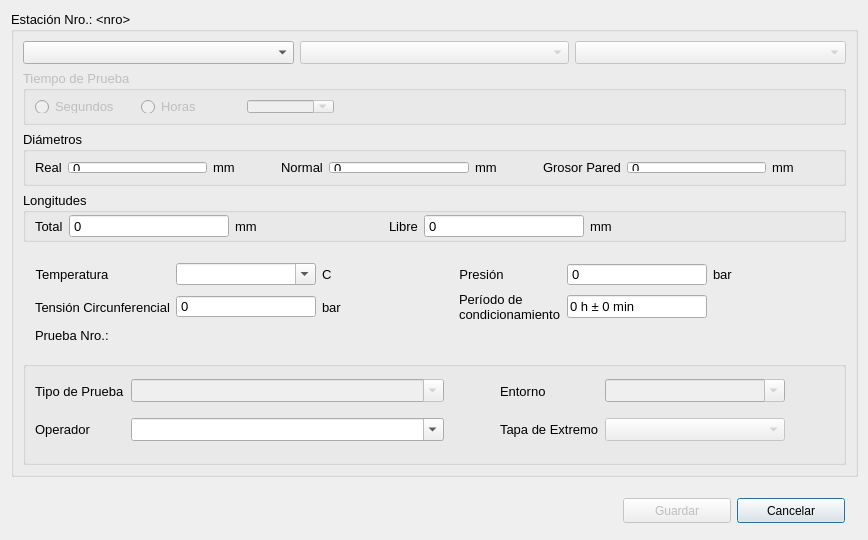
<?xml version="1.0" encoding="UTF-8"?>
<ui version="4.0">
 <class>SetStation</class>
 <widget class="QDialog" name="SetStation">
  <property name="windowModality">
   <enum>Qt::WindowModality::ApplicationModal</enum>
  </property>
  <property name="geometry">
   <rect>
    <x>0</x>
    <y>0</y>
    <width>868</width>
    <height>540</height>
   </rect>
  </property>
  <property name="minimumSize">
   <size>
    <width>868</width>
    <height>540</height>
   </size>
  </property>
  <property name="maximumSize">
   <size>
    <width>868</width>
    <height>540</height>
   </size>
  </property>
  <property name="windowTitle">
   <string>Configuración de Estación</string>
  </property>
  <property name="windowIcon">
   <iconset theme="applications-utilities" resource="../Icons.qrc">
    <normaloff>:/icon/logo</normaloff>:/icon/logo</iconset>
  </property>
  <property name="modal">
   <bool>true</bool>
  </property>
  <layout class="QGridLayout" name="gridLayout">
   <item row="0" column="0">
    <widget class="QGroupBox" name="gpParameters">
     <property name="sizePolicy">
      <sizepolicy hsizetype="Preferred" vsizetype="Preferred">
       <horstretch>0</horstretch>
       <verstretch>0</verstretch>
      </sizepolicy>
     </property>
     <property name="minimumSize">
      <size>
       <width>847</width>
       <height>460</height>
      </size>
     </property>
     <property name="maximumSize">
      <size>
       <width>1062</width>
       <height>466</height>
      </size>
     </property>
     <property name="font">
      <font>
       <pointsize>10</pointsize>
      </font>
     </property>
     <property name="styleSheet">
      <string notr="true"/>
     </property>
     <property name="title">
      <string>Estación Nro.: &lt;nro&gt;</string>
     </property>
     <layout class="QGridLayout" name="gridLayout_2">
      <item row="3" column="0" colspan="3">
       <widget class="QGroupBox" name="gpLengths">
        <property name="sizePolicy">
         <sizepolicy hsizetype="Preferred" vsizetype="Fixed">
          <horstretch>0</horstretch>
          <verstretch>0</verstretch>
         </sizepolicy>
        </property>
        <property name="maximumSize">
         <size>
          <width>16777215</width>
          <height>55</height>
         </size>
        </property>
        <property name="font">
         <font>
          <pointsize>10</pointsize>
         </font>
        </property>
        <property name="title">
         <string>Longitudes</string>
        </property>
        <layout class="QHBoxLayout" name="horizontalLayout_4">
         <property name="spacing">
          <number>6</number>
         </property>
         <property name="topMargin">
          <number>0</number>
         </property>
         <property name="bottomMargin">
          <number>0</number>
         </property>
         <item>
          <widget class="QLabel" name="lblLenTotal">
           <property name="sizePolicy">
            <sizepolicy hsizetype="Fixed" vsizetype="Preferred">
             <horstretch>0</horstretch>
             <verstretch>0</verstretch>
            </sizepolicy>
           </property>
           <property name="text">
            <string>Total</string>
           </property>
          </widget>
         </item>
         <item>
          <widget class="QSpinBox" name="inputLenTotal">
           <property name="sizePolicy">
            <sizepolicy hsizetype="Fixed" vsizetype="Fixed">
             <horstretch>0</horstretch>
             <verstretch>0</verstretch>
            </sizepolicy>
           </property>
           <property name="minimumSize">
            <size>
             <width>160</width>
             <height>0</height>
            </size>
           </property>
           <property name="buttonSymbols">
            <enum>QAbstractSpinBox::ButtonSymbols::NoButtons</enum>
           </property>
           <property name="maximum">
            <number>5000</number>
           </property>
          </widget>
         </item>
         <item>
          <widget class="QLabel" name="lblTypeLength_4">
           <property name="sizePolicy">
            <sizepolicy hsizetype="Fixed" vsizetype="Preferred">
             <horstretch>0</horstretch>
             <verstretch>0</verstretch>
            </sizepolicy>
           </property>
           <property name="text">
            <string>mm</string>
           </property>
          </widget>
         </item>
         <item>
          <spacer name="horizontalSpacer_3">
           <property name="orientation">
            <enum>Qt::Orientation::Horizontal</enum>
           </property>
           <property name="sizeType">
            <enum>QSizePolicy::Policy::Preferred</enum>
           </property>
           <property name="sizeHint" stdset="0">
            <size>
             <width>130</width>
             <height>20</height>
            </size>
           </property>
          </spacer>
         </item>
         <item>
          <widget class="QLabel" name="lblLenFree">
           <property name="sizePolicy">
            <sizepolicy hsizetype="Fixed" vsizetype="Preferred">
             <horstretch>0</horstretch>
             <verstretch>0</verstretch>
            </sizepolicy>
           </property>
           <property name="text">
            <string>Libre</string>
           </property>
          </widget>
         </item>
         <item>
          <widget class="QSpinBox" name="inputLenFree">
           <property name="sizePolicy">
            <sizepolicy hsizetype="Fixed" vsizetype="Fixed">
             <horstretch>0</horstretch>
             <verstretch>0</verstretch>
            </sizepolicy>
           </property>
           <property name="minimumSize">
            <size>
             <width>160</width>
             <height>0</height>
            </size>
           </property>
           <property name="buttonSymbols">
            <enum>QAbstractSpinBox::ButtonSymbols::NoButtons</enum>
           </property>
           <property name="maximum">
            <number>5000</number>
           </property>
          </widget>
         </item>
         <item>
          <widget class="QLabel" name="lblTypeLength_5">
           <property name="sizePolicy">
            <sizepolicy hsizetype="Fixed" vsizetype="Preferred">
             <horstretch>0</horstretch>
             <verstretch>0</verstretch>
            </sizepolicy>
           </property>
           <property name="text">
            <string>mm</string>
           </property>
          </widget>
         </item>
         <item>
          <spacer name="horizontalSpacer_4">
           <property name="orientation">
            <enum>Qt::Orientation::Horizontal</enum>
           </property>
           <property name="sizeType">
            <enum>QSizePolicy::Policy::Preferred</enum>
           </property>
           <property name="sizeHint" stdset="0">
            <size>
             <width>225</width>
             <height>20</height>
            </size>
           </property>
          </spacer>
         </item>
        </layout>
       </widget>
      </item>
      <item row="4" column="0" colspan="3">
       <widget class="QGroupBox" name="gpOthers">
        <property name="sizePolicy">
         <sizepolicy hsizetype="Preferred" vsizetype="Fixed">
          <horstretch>0</horstretch>
          <verstretch>0</verstretch>
         </sizepolicy>
        </property>
        <property name="font">
         <font>
          <pointsize>10</pointsize>
         </font>
        </property>
        <property name="styleSheet">
         <string notr="true">#gpOthers {
	border: 0px
}</string>
        </property>
        <property name="title">
         <string/>
        </property>
        <property name="flat">
         <bool>true</bool>
        </property>
        <property name="checkable">
         <bool>false</bool>
        </property>
        <layout class="QGridLayout" name="gridLayout_3">
         <property name="verticalSpacing">
          <number>6</number>
         </property>
         <item row="0" column="6">
          <widget class="QLabel" name="lblTypePressure_2">
           <property name="sizePolicy">
            <sizepolicy hsizetype="Fixed" vsizetype="Preferred">
             <horstretch>0</horstretch>
             <verstretch>0</verstretch>
            </sizepolicy>
           </property>
           <property name="font">
            <font>
             <pointsize>10</pointsize>
            </font>
           </property>
           <property name="text">
            <string>bar</string>
           </property>
          </widget>
         </item>
         <item row="1" column="6">
          <widget class="QLabel" name="label_6">
           <property name="text">
            <string/>
           </property>
          </widget>
         </item>
         <item row="1" column="5">
          <widget class="QLineEdit" name="txtCondPeriod">
           <property name="enabled">
            <bool>true</bool>
           </property>
           <property name="minimumSize">
            <size>
             <width>80</width>
             <height>0</height>
            </size>
           </property>
           <property name="font">
            <font>
             <pointsize>10</pointsize>
            </font>
           </property>
           <property name="text">
            <string>0 h ± 0 min</string>
           </property>
           <property name="maxLength">
            <number>40</number>
           </property>
           <property name="readOnly">
            <bool>false</bool>
           </property>
           <property name="placeholderText">
            <string/>
           </property>
          </widget>
         </item>
         <item row="0" column="4">
          <widget class="QLabel" name="lblPressure">
           <property name="sizePolicy">
            <sizepolicy hsizetype="Fixed" vsizetype="Preferred">
             <horstretch>0</horstretch>
             <verstretch>0</verstretch>
            </sizepolicy>
           </property>
           <property name="font">
            <font>
             <pointsize>10</pointsize>
            </font>
           </property>
           <property name="text">
            <string>Presión</string>
           </property>
           <property name="alignment">
            <set>Qt::AlignmentFlag::AlignCenter</set>
           </property>
          </widget>
         </item>
         <item row="1" column="1">
          <widget class="QSpinBox" name="inputHoopStress">
           <property name="enabled">
            <bool>true</bool>
           </property>
           <property name="font">
            <font>
             <pointsize>10</pointsize>
            </font>
           </property>
           <property name="readOnly">
            <bool>true</bool>
           </property>
           <property name="buttonSymbols">
            <enum>QAbstractSpinBox::ButtonSymbols::NoButtons</enum>
           </property>
           <property name="keyboardTracking">
            <bool>false</bool>
           </property>
           <property name="maximum">
            <number>100000</number>
           </property>
          </widget>
         </item>
         <item row="0" column="1">
          <widget class="QComboBox" name="cbTemp">
           <property name="minimumSize">
            <size>
             <width>140</width>
             <height>0</height>
            </size>
           </property>
           <property name="editable">
            <bool>true</bool>
           </property>
           <property name="frame">
            <bool>true</bool>
           </property>
          </widget>
         </item>
         <item row="0" column="2">
          <widget class="QLabel" name="lblTypeTemp">
           <property name="sizePolicy">
            <sizepolicy hsizetype="Fixed" vsizetype="Preferred">
             <horstretch>0</horstretch>
             <verstretch>0</verstretch>
            </sizepolicy>
           </property>
           <property name="font">
            <font>
             <pointsize>10</pointsize>
            </font>
           </property>
           <property name="text">
            <string>C</string>
           </property>
          </widget>
         </item>
         <item row="0" column="5">
          <widget class="QSpinBox" name="inputPressure">
           <property name="minimumSize">
            <size>
             <width>140</width>
             <height>0</height>
            </size>
           </property>
           <property name="font">
            <font>
             <pointsize>10</pointsize>
            </font>
           </property>
           <property name="buttonSymbols">
            <enum>QAbstractSpinBox::ButtonSymbols::NoButtons</enum>
           </property>
           <property name="maximum">
            <number>60</number>
           </property>
          </widget>
         </item>
         <item row="1" column="0">
          <widget class="QLabel" name="lblHoopStress">
           <property name="sizePolicy">
            <sizepolicy hsizetype="Fixed" vsizetype="Preferred">
             <horstretch>0</horstretch>
             <verstretch>0</verstretch>
            </sizepolicy>
           </property>
           <property name="font">
            <font>
             <pointsize>10</pointsize>
            </font>
           </property>
           <property name="frameShadow">
            <enum>QFrame::Shadow::Plain</enum>
           </property>
           <property name="text">
            <string>Tensión Circunferencial</string>
           </property>
           <property name="scaledContents">
            <bool>false</bool>
           </property>
           <property name="wordWrap">
            <bool>true</bool>
           </property>
          </widget>
         </item>
         <item row="0" column="0">
          <widget class="QLabel" name="lblTemp">
           <property name="sizePolicy">
            <sizepolicy hsizetype="Fixed" vsizetype="Preferred">
             <horstretch>0</horstretch>
             <verstretch>0</verstretch>
            </sizepolicy>
           </property>
           <property name="font">
            <font>
             <pointsize>10</pointsize>
            </font>
           </property>
           <property name="text">
            <string>Temperatura</string>
           </property>
           <property name="alignment">
            <set>Qt::AlignmentFlag::AlignCenter</set>
           </property>
          </widget>
         </item>
         <item row="1" column="2">
          <widget class="QLabel" name="lblTypePressure_1">
           <property name="sizePolicy">
            <sizepolicy hsizetype="Fixed" vsizetype="Preferred">
             <horstretch>0</horstretch>
             <verstretch>0</verstretch>
            </sizepolicy>
           </property>
           <property name="font">
            <font>
             <pointsize>10</pointsize>
            </font>
           </property>
           <property name="text">
            <string>bar</string>
           </property>
          </widget>
         </item>
         <item row="0" column="3" rowspan="3">
          <spacer name="horizontalSpacer">
           <property name="orientation">
            <enum>Qt::Orientation::Horizontal</enum>
           </property>
           <property name="sizeType">
            <enum>QSizePolicy::Policy::Preferred</enum>
           </property>
           <property name="sizeHint" stdset="0">
            <size>
             <width>211</width>
             <height>20</height>
            </size>
           </property>
          </spacer>
         </item>
         <item row="0" column="7" rowspan="3">
          <spacer name="horizontalSpacer_2">
           <property name="orientation">
            <enum>Qt::Orientation::Horizontal</enum>
           </property>
           <property name="sizeType">
            <enum>QSizePolicy::Policy::Preferred</enum>
           </property>
           <property name="sizeHint" stdset="0">
            <size>
             <width>200</width>
             <height>20</height>
            </size>
           </property>
          </spacer>
         </item>
         <item row="1" column="4">
          <widget class="QLabel" name="lblConditionalPeriod">
           <property name="enabled">
            <bool>true</bool>
           </property>
           <property name="sizePolicy">
            <sizepolicy hsizetype="Fixed" vsizetype="Preferred">
             <horstretch>0</horstretch>
             <verstretch>0</verstretch>
            </sizepolicy>
           </property>
           <property name="font">
            <font>
             <pointsize>10</pointsize>
            </font>
           </property>
           <property name="frameShadow">
            <enum>QFrame::Shadow::Plain</enum>
           </property>
           <property name="text">
            <string>Período de condicionamiento</string>
           </property>
           <property name="scaledContents">
            <bool>false</bool>
           </property>
           <property name="alignment">
            <set>Qt::AlignmentFlag::AlignLeading|Qt::AlignmentFlag::AlignLeft|Qt::AlignmentFlag::AlignVCenter</set>
           </property>
           <property name="wordWrap">
            <bool>true</bool>
           </property>
          </widget>
         </item>
         <item row="2" column="0">
          <widget class="QLabel" name="lblSpecimen">
           <property name="sizePolicy">
            <sizepolicy hsizetype="Fixed" vsizetype="Fixed">
             <horstretch>0</horstretch>
             <verstretch>0</verstretch>
            </sizepolicy>
           </property>
           <property name="maximumSize">
            <size>
             <width>16777215</width>
             <height>30</height>
            </size>
           </property>
           <property name="font">
            <font>
             <pointsize>10</pointsize>
            </font>
           </property>
           <property name="text">
            <string>Prueba Nro.: &lt;nro&gt;</string>
           </property>
          </widget>
         </item>
        </layout>
       </widget>
      </item>
      <item row="0" column="0">
       <widget class="QComboBox" name="cbStandard">
        <property name="whatsThis">
         <string>&lt;html&gt;&lt;head/&gt;&lt;body&gt;&lt;p&gt;Selección del Standard&lt;/p&gt;&lt;/body&gt;&lt;/html&gt;</string>
        </property>
        <property name="placeholderText">
         <string>Standard</string>
        </property>
       </widget>
      </item>
      <item row="1" column="0" colspan="3">
       <widget class="QGroupBox" name="gpTestTime">
        <property name="enabled">
         <bool>false</bool>
        </property>
        <property name="sizePolicy">
         <sizepolicy hsizetype="Preferred" vsizetype="Fixed">
          <horstretch>0</horstretch>
          <verstretch>0</verstretch>
         </sizepolicy>
        </property>
        <property name="maximumSize">
         <size>
          <width>16777215</width>
          <height>55</height>
         </size>
        </property>
        <property name="font">
         <font>
          <pointsize>10</pointsize>
         </font>
        </property>
        <property name="styleSheet">
         <string notr="true"/>
        </property>
        <property name="title">
         <string>Tiempo de Prueba</string>
        </property>
        <layout class="QHBoxLayout" name="horizontalLayout_2">
         <item>
          <widget class="QRadioButton" name="radSeconds">
           <property name="sizePolicy">
            <sizepolicy hsizetype="Fixed" vsizetype="Fixed">
             <horstretch>0</horstretch>
             <verstretch>0</verstretch>
            </sizepolicy>
           </property>
           <property name="minimumSize">
            <size>
             <width>100</width>
             <height>0</height>
            </size>
           </property>
           <property name="text">
            <string>Segundos</string>
           </property>
          </widget>
         </item>
         <item>
          <widget class="QRadioButton" name="radHours">
           <property name="sizePolicy">
            <sizepolicy hsizetype="Fixed" vsizetype="Fixed">
             <horstretch>0</horstretch>
             <verstretch>0</verstretch>
            </sizepolicy>
           </property>
           <property name="minimumSize">
            <size>
             <width>100</width>
             <height>0</height>
            </size>
           </property>
           <property name="text">
            <string>Horas</string>
           </property>
          </widget>
         </item>
         <item>
          <widget class="QComboBox" name="cbBoxTestTime">
           <property name="editable">
            <bool>true</bool>
           </property>
           <property name="frame">
            <bool>true</bool>
           </property>
          </widget>
         </item>
         <item>
          <spacer name="horizontalSpacer_8">
           <property name="orientation">
            <enum>Qt::Orientation::Horizontal</enum>
           </property>
           <property name="sizeType">
            <enum>QSizePolicy::Policy::Fixed</enum>
           </property>
           <property name="sizeHint" stdset="0">
            <size>
             <width>500</width>
             <height>20</height>
            </size>
           </property>
          </spacer>
         </item>
        </layout>
       </widget>
      </item>
      <item row="2" column="0" colspan="3">
       <widget class="QGroupBox" name="groupBox_2">
        <property name="sizePolicy">
         <sizepolicy hsizetype="Preferred" vsizetype="Fixed">
          <horstretch>0</horstretch>
          <verstretch>0</verstretch>
         </sizepolicy>
        </property>
        <property name="maximumSize">
         <size>
          <width>16777215</width>
          <height>55</height>
         </size>
        </property>
        <property name="font">
         <font>
          <pointsize>10</pointsize>
         </font>
        </property>
        <property name="title">
         <string>Diámetros</string>
        </property>
        <layout class="QHBoxLayout" name="horizontalLayout_3">
         <item>
          <widget class="QLabel" name="lblDiamExt">
           <property name="sizePolicy">
            <sizepolicy hsizetype="Fixed" vsizetype="Preferred">
             <horstretch>0</horstretch>
             <verstretch>0</verstretch>
            </sizepolicy>
           </property>
           <property name="text">
            <string>Real</string>
           </property>
          </widget>
         </item>
         <item>
          <widget class="QSpinBox" name="inputDiamReal">
           <property name="sizePolicy">
            <sizepolicy hsizetype="Minimum" vsizetype="Fixed">
             <horstretch>0</horstretch>
             <verstretch>0</verstretch>
            </sizepolicy>
           </property>
           <property name="minimumSize">
            <size>
             <width>80</width>
             <height>0</height>
            </size>
           </property>
           <property name="buttonSymbols">
            <enum>QAbstractSpinBox::ButtonSymbols::NoButtons</enum>
           </property>
           <property name="maximum">
            <number>5000</number>
           </property>
          </widget>
         </item>
         <item>
          <widget class="QLabel" name="lblTypeLength_1">
           <property name="sizePolicy">
            <sizepolicy hsizetype="Fixed" vsizetype="Preferred">
             <horstretch>0</horstretch>
             <verstretch>0</verstretch>
            </sizepolicy>
           </property>
           <property name="text">
            <string>mm</string>
           </property>
          </widget>
         </item>
         <item>
          <spacer name="horizontalSpacer_5">
           <property name="orientation">
            <enum>Qt::Orientation::Horizontal</enum>
           </property>
           <property name="sizeType">
            <enum>QSizePolicy::Policy::Preferred</enum>
           </property>
           <property name="sizeHint" stdset="0">
            <size>
             <width>40</width>
             <height>20</height>
            </size>
           </property>
          </spacer>
         </item>
         <item>
          <widget class="QLabel" name="lblDiamInt">
           <property name="sizePolicy">
            <sizepolicy hsizetype="Fixed" vsizetype="Preferred">
             <horstretch>0</horstretch>
             <verstretch>0</verstretch>
            </sizepolicy>
           </property>
           <property name="text">
            <string>Normal</string>
           </property>
          </widget>
         </item>
         <item>
          <widget class="QSpinBox" name="inputDiamNormal">
           <property name="minimumSize">
            <size>
             <width>80</width>
             <height>0</height>
            </size>
           </property>
           <property name="buttonSymbols">
            <enum>QAbstractSpinBox::ButtonSymbols::NoButtons</enum>
           </property>
           <property name="maximum">
            <number>5000</number>
           </property>
          </widget>
         </item>
         <item>
          <widget class="QLabel" name="lblTypeLength_2">
           <property name="sizePolicy">
            <sizepolicy hsizetype="Fixed" vsizetype="Preferred">
             <horstretch>0</horstretch>
             <verstretch>0</verstretch>
            </sizepolicy>
           </property>
           <property name="text">
            <string>mm</string>
           </property>
          </widget>
         </item>
         <item>
          <spacer name="horizontalSpacer_6">
           <property name="orientation">
            <enum>Qt::Orientation::Horizontal</enum>
           </property>
           <property name="sizeType">
            <enum>QSizePolicy::Policy::Preferred</enum>
           </property>
           <property name="sizeHint" stdset="0">
            <size>
             <width>40</width>
             <height>20</height>
            </size>
           </property>
          </spacer>
         </item>
         <item>
          <widget class="QLabel" name="lblWallThickness">
           <property name="sizePolicy">
            <sizepolicy hsizetype="Fixed" vsizetype="Preferred">
             <horstretch>0</horstretch>
             <verstretch>0</verstretch>
            </sizepolicy>
           </property>
           <property name="text">
            <string>Grosor Pared</string>
           </property>
          </widget>
         </item>
         <item>
          <widget class="QSpinBox" name="inputWallThickness">
           <property name="minimumSize">
            <size>
             <width>80</width>
             <height>0</height>
            </size>
           </property>
           <property name="buttonSymbols">
            <enum>QAbstractSpinBox::ButtonSymbols::NoButtons</enum>
           </property>
           <property name="maximum">
            <number>5000</number>
           </property>
          </widget>
         </item>
         <item>
          <widget class="QLabel" name="lblTypeLength_3">
           <property name="sizePolicy">
            <sizepolicy hsizetype="Fixed" vsizetype="Preferred">
             <horstretch>0</horstretch>
             <verstretch>0</verstretch>
            </sizepolicy>
           </property>
           <property name="text">
            <string>mm</string>
           </property>
          </widget>
         </item>
         <item>
          <spacer name="horizontalSpacer_7">
           <property name="orientation">
            <enum>Qt::Orientation::Horizontal</enum>
           </property>
           <property name="sizeType">
            <enum>QSizePolicy::Policy::Preferred</enum>
           </property>
           <property name="sizeHint" stdset="0">
            <size>
             <width>40</width>
             <height>20</height>
            </size>
           </property>
          </spacer>
         </item>
        </layout>
       </widget>
      </item>
      <item row="0" column="2">
       <widget class="QComboBox" name="cbSpecification">
        <property name="enabled">
         <bool>false</bool>
        </property>
        <property name="whatsThis">
         <string>&lt;html&gt;&lt;head/&gt;&lt;body&gt;&lt;p&gt;Selección de la Especificación&lt;/p&gt;&lt;/body&gt;&lt;/html&gt;</string>
        </property>
        <property name="placeholderText">
         <string>Especificación</string>
        </property>
       </widget>
      </item>
      <item row="0" column="1">
       <widget class="QComboBox" name="cbMaterial">
        <property name="enabled">
         <bool>false</bool>
        </property>
        <property name="whatsThis">
         <string>&lt;html&gt;&lt;head/&gt;&lt;body&gt;&lt;p&gt;Selección del Material&lt;/p&gt;&lt;/body&gt;&lt;/html&gt;</string>
        </property>
        <property name="placeholderText">
         <string>Material</string>
        </property>
       </widget>
      </item>
      <item row="5" column="0" colspan="3">
       <widget class="QGroupBox" name="groupBox">
        <property name="sizePolicy">
         <sizepolicy hsizetype="Preferred" vsizetype="Fixed">
          <horstretch>0</horstretch>
          <verstretch>0</verstretch>
         </sizepolicy>
        </property>
        <property name="title">
         <string/>
        </property>
        <layout class="QGridLayout" name="gridLayout_5">
         <item row="0" column="2" rowspan="4">
          <spacer name="horizontalSpacer_10">
           <property name="orientation">
            <enum>Qt::Orientation::Horizontal</enum>
           </property>
           <property name="sizeType">
            <enum>QSizePolicy::Policy::Fixed</enum>
           </property>
           <property name="sizeHint" stdset="0">
            <size>
             <width>50</width>
             <height>20</height>
            </size>
           </property>
          </spacer>
         </item>
         <item row="0" column="5" rowspan="5">
          <spacer name="horizontalSpacer_11">
           <property name="orientation">
            <enum>Qt::Orientation::Horizontal</enum>
           </property>
           <property name="sizeType">
            <enum>QSizePolicy::Policy::Fixed</enum>
           </property>
           <property name="sizeHint" stdset="0">
            <size>
             <width>49</width>
             <height>20</height>
            </size>
           </property>
          </spacer>
         </item>
         <item row="0" column="3">
          <widget class="QLabel" name="lblEnviroment">
           <property name="sizePolicy">
            <sizepolicy hsizetype="Fixed" vsizetype="Preferred">
             <horstretch>0</horstretch>
             <verstretch>0</verstretch>
            </sizepolicy>
           </property>
           <property name="text">
            <string>Entorno</string>
           </property>
          </widget>
         </item>
         <item row="2" column="3">
          <widget class="QLabel" name="lblEndCap">
           <property name="font">
            <font>
             <pointsize>10</pointsize>
            </font>
           </property>
           <property name="text">
            <string>Tapa de Extremo</string>
           </property>
          </widget>
         </item>
         <item row="0" column="4">
          <widget class="QComboBox" name="cbBoxEnviroment">
           <property name="enabled">
            <bool>false</bool>
           </property>
           <property name="sizePolicy">
            <sizepolicy hsizetype="Fixed" vsizetype="Fixed">
             <horstretch>0</horstretch>
             <verstretch>0</verstretch>
            </sizepolicy>
           </property>
           <property name="minimumSize">
            <size>
             <width>180</width>
             <height>0</height>
            </size>
           </property>
           <property name="editable">
            <bool>true</bool>
           </property>
          </widget>
         </item>
         <item row="2" column="4">
          <widget class="QComboBox" name="cbBoxEndCap">
           <property name="enabled">
            <bool>false</bool>
           </property>
           <property name="sizePolicy">
            <sizepolicy hsizetype="Fixed" vsizetype="Fixed">
             <horstretch>0</horstretch>
             <verstretch>0</verstretch>
            </sizepolicy>
           </property>
           <property name="minimumSize">
            <size>
             <width>180</width>
             <height>0</height>
            </size>
           </property>
           <property name="font">
            <font>
             <pointsize>10</pointsize>
            </font>
           </property>
          </widget>
         </item>
         <item row="0" column="0">
          <widget class="QLabel" name="lblTypeTest">
           <property name="sizePolicy">
            <sizepolicy hsizetype="Fixed" vsizetype="Minimum">
             <horstretch>0</horstretch>
             <verstretch>0</verstretch>
            </sizepolicy>
           </property>
           <property name="minimumSize">
            <size>
             <width>39</width>
             <height>30</height>
            </size>
           </property>
           <property name="text">
            <string>Tipo de Prueba</string>
           </property>
          </widget>
         </item>
         <item row="0" column="1">
          <widget class="QComboBox" name="cbBoxTestType">
           <property name="enabled">
            <bool>false</bool>
           </property>
           <property name="minimumSize">
            <size>
             <width>190</width>
             <height>0</height>
            </size>
           </property>
           <property name="font">
            <font>
             <pointsize>10</pointsize>
            </font>
           </property>
           <property name="editable">
            <bool>true</bool>
           </property>
           <property name="sizeAdjustPolicy">
            <enum>QComboBox::SizeAdjustPolicy::AdjustToContentsOnFirstShow</enum>
           </property>
           <property name="frame">
            <bool>true</bool>
           </property>
          </widget>
         </item>
         <item row="2" column="0">
          <widget class="QLabel" name="lblOperator">
           <property name="sizePolicy">
            <sizepolicy hsizetype="Fixed" vsizetype="Fixed">
             <horstretch>0</horstretch>
             <verstretch>0</verstretch>
            </sizepolicy>
           </property>
           <property name="text">
            <string>Operador</string>
           </property>
          </widget>
         </item>
         <item row="2" column="1">
          <widget class="QComboBox" name="cbBoxOperator">
           <property name="sizePolicy">
            <sizepolicy hsizetype="Minimum" vsizetype="Fixed">
             <horstretch>0</horstretch>
             <verstretch>0</verstretch>
            </sizepolicy>
           </property>
           <property name="minimumSize">
            <size>
             <width>190</width>
             <height>0</height>
            </size>
           </property>
           <property name="editable">
            <bool>true</bool>
           </property>
           <property name="sizeAdjustPolicy">
            <enum>QComboBox::SizeAdjustPolicy::AdjustToContentsOnFirstShow</enum>
           </property>
          </widget>
         </item>
        </layout>
       </widget>
      </item>
     </layout>
    </widget>
   </item>
   <item row="1" column="0">
    <widget class="QGroupBox" name="gbDialogButtons">
     <property name="sizePolicy">
      <sizepolicy hsizetype="Preferred" vsizetype="Fixed">
       <horstretch>0</horstretch>
       <verstretch>0</verstretch>
      </sizepolicy>
     </property>
     <property name="maximumSize">
      <size>
       <width>16777215</width>
       <height>45</height>
      </size>
     </property>
     <property name="styleSheet">
      <string notr="true">#gbDialogButtons {
	border: none ;
}</string>
     </property>
     <property name="title">
      <string/>
     </property>
     <property name="alignment">
      <set>Qt::AlignmentFlag::AlignJustify|Qt::AlignmentFlag::AlignTop</set>
     </property>
     <property name="checkable">
      <bool>false</bool>
     </property>
     <layout class="QGridLayout" name="gridLayout_4">
      <item row="0" column="2">
       <widget class="QPushButton" name="btnCancel">
        <property name="sizePolicy">
         <sizepolicy hsizetype="Fixed" vsizetype="Fixed">
          <horstretch>0</horstretch>
          <verstretch>0</verstretch>
         </sizepolicy>
        </property>
        <property name="minimumSize">
         <size>
          <width>0</width>
          <height>25</height>
         </size>
        </property>
        <property name="maximumSize">
         <size>
          <width>110</width>
          <height>50</height>
         </size>
        </property>
        <property name="text">
         <string>Cancelar</string>
        </property>
        <property name="autoExclusive">
         <bool>false</bool>
        </property>
       </widget>
      </item>
      <item row="0" column="1">
       <widget class="QPushButton" name="btnSave">
        <property name="enabled">
         <bool>false</bool>
        </property>
        <property name="sizePolicy">
         <sizepolicy hsizetype="Fixed" vsizetype="Fixed">
          <horstretch>0</horstretch>
          <verstretch>0</verstretch>
         </sizepolicy>
        </property>
        <property name="minimumSize">
         <size>
          <width>0</width>
          <height>25</height>
         </size>
        </property>
        <property name="maximumSize">
         <size>
          <width>110</width>
          <height>50</height>
         </size>
        </property>
        <property name="text">
         <string>Guardar</string>
        </property>
       </widget>
      </item>
      <item row="0" column="0">
       <spacer name="horizontalSpacer_9">
        <property name="orientation">
         <enum>Qt::Orientation::Horizontal</enum>
        </property>
        <property name="sizeType">
         <enum>QSizePolicy::Policy::Fixed</enum>
        </property>
        <property name="sizeHint" stdset="0">
         <size>
          <width>600</width>
          <height>20</height>
         </size>
        </property>
       </spacer>
      </item>
     </layout>
    </widget>
   </item>
  </layout>
 </widget>
 <tabstops>
  <tabstop>cbStandard</tabstop>
  <tabstop>cbMaterial</tabstop>
  <tabstop>cbSpecification</tabstop>
  <tabstop>radSeconds</tabstop>
  <tabstop>radHours</tabstop>
  <tabstop>cbBoxTestTime</tabstop>
  <tabstop>inputDiamReal</tabstop>
  <tabstop>inputDiamNormal</tabstop>
  <tabstop>inputWallThickness</tabstop>
  <tabstop>inputLenTotal</tabstop>
  <tabstop>inputLenFree</tabstop>
  <tabstop>cbTemp</tabstop>
  <tabstop>inputPressure</tabstop>
  <tabstop>inputHoopStress</tabstop>
  <tabstop>txtCondPeriod</tabstop>
  <tabstop>cbBoxTestType</tabstop>
  <tabstop>cbBoxEnviroment</tabstop>
  <tabstop>cbBoxOperator</tabstop>
  <tabstop>cbBoxEndCap</tabstop>
  <tabstop>btnSave</tabstop>
  <tabstop>btnCancel</tabstop>
 </tabstops>
 <resources>
  <include location="../Icons.qrc"/>
 </resources>
 <connections/>
</ui>
